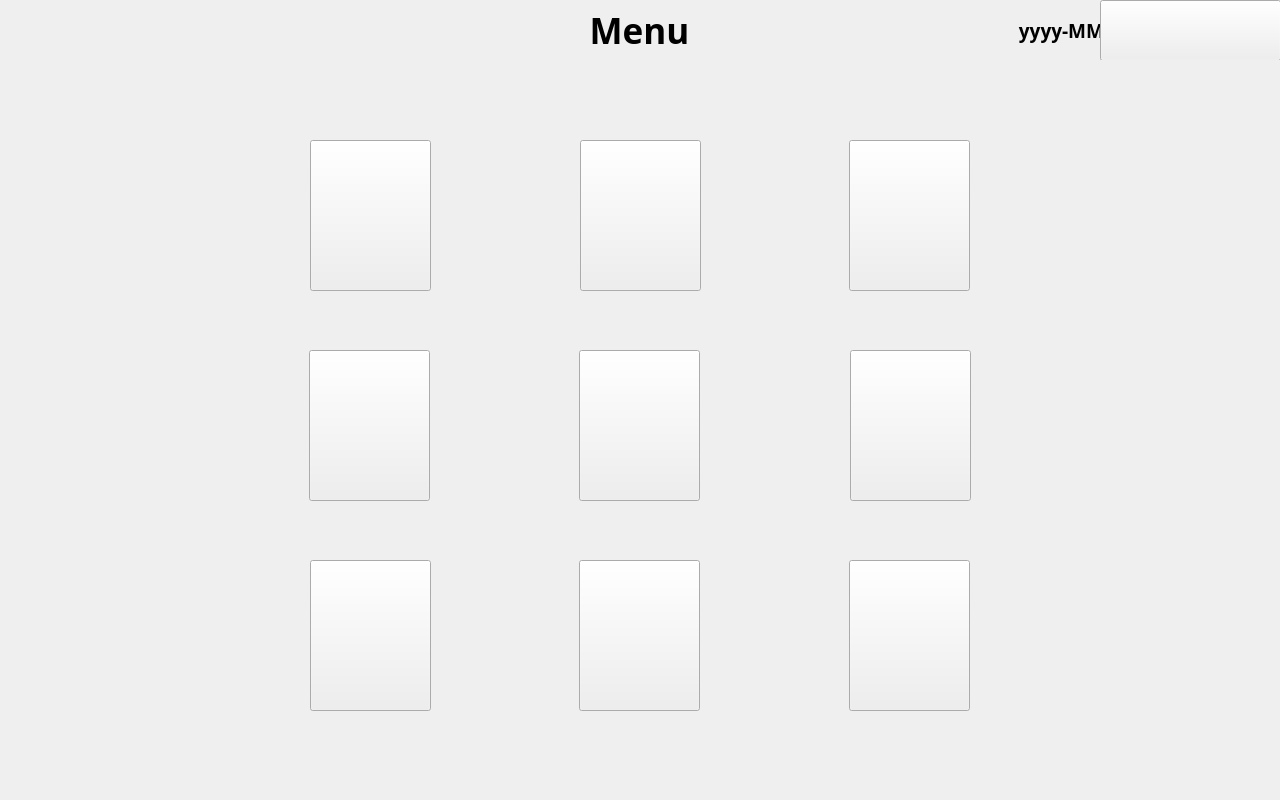
<?xml version="1.0" encoding="UTF-8"?>
<ui version="4.0">
 <class>MainWindow</class>
 <widget class="QMainWindow" name="MainWindow">
  <property name="geometry">
   <rect>
    <x>0</x>
    <y>0</y>
    <width>1280</width>
    <height>800</height>
   </rect>
  </property>
  <property name="windowTitle">
   <string>MainWindow</string>
  </property>
  <widget class="QWidget" name="centralwidget">
   <widget class="QWidget" name="Header" native="true">
    <property name="geometry">
     <rect>
      <x>0</x>
      <y>0</y>
      <width>1280</width>
      <height>60</height>
     </rect>
    </property>
    <widget class="QLabel" name="logo">
     <property name="geometry">
      <rect>
       <x>0</x>
       <y>15</y>
       <width>155</width>
       <height>33</height>
      </rect>
     </property>
     <property name="font">
      <font>
       <pointsize>24</pointsize>
       <weight>75</weight>
       <bold>true</bold>
      </font>
     </property>
     <property name="text">
      <string/>
     </property>
     <property name="alignment">
      <set>Qt::AlignCenter</set>
     </property>
    </widget>
    <widget class="QLabel" name="title">
     <property name="geometry">
      <rect>
       <x>569</x>
       <y>0</y>
       <width>141</width>
       <height>60</height>
      </rect>
     </property>
     <property name="font">
      <font>
       <family>思源黑体</family>
       <pointsize>26</pointsize>
       <weight>75</weight>
       <bold>true</bold>
      </font>
     </property>
     <property name="text">
      <string>Menu</string>
     </property>
     <property name="textFormat">
      <enum>Qt::PlainText</enum>
     </property>
     <property name="alignment">
      <set>Qt::AlignCenter</set>
     </property>
    </widget>
    <widget class="QPushButton" name="login">
     <property name="geometry">
      <rect>
       <x>1100</x>
       <y>0</y>
       <width>181</width>
       <height>61</height>
      </rect>
     </property>
     <property name="text">
      <string/>
     </property>
    </widget>
    <widget class="QLabel" name="current_time">
     <property name="geometry">
      <rect>
       <x>970</x>
       <y>0</y>
       <width>310</width>
       <height>60</height>
      </rect>
     </property>
     <property name="font">
      <font>
       <family>思源黑体</family>
       <pointsize>14</pointsize>
       <weight>75</weight>
       <bold>true</bold>
      </font>
     </property>
     <property name="text">
      <string>yyyy-MM-dd hh:mm:ss</string>
     </property>
     <property name="alignment">
      <set>Qt::AlignCenter</set>
     </property>
    </widget>
    <zorder>current_time</zorder>
    <zorder>logo</zorder>
    <zorder>title</zorder>
    <zorder>login</zorder>
   </widget>
   <widget class="QWidget" name="Main" native="true">
    <property name="geometry">
     <rect>
      <x>0</x>
      <y>60</y>
      <width>1280</width>
      <height>740</height>
     </rect>
    </property>
    <widget class="QWidget" name="index_1" native="true">
     <property name="geometry">
      <rect>
       <x>310</x>
       <y>80</y>
       <width>121</width>
       <height>151</height>
      </rect>
     </property>
     <widget class="QLabel" name="image_1">
      <property name="geometry">
       <rect>
        <x>0</x>
        <y>0</y>
        <width>121</width>
        <height>121</height>
       </rect>
      </property>
      <property name="text">
       <string/>
      </property>
     </widget>
     <widget class="QLabel" name="text_1">
      <property name="geometry">
       <rect>
        <x>0</x>
        <y>120</y>
        <width>121</width>
        <height>31</height>
       </rect>
      </property>
      <property name="font">
       <font>
        <family>思源黑体</family>
        <pointsize>15</pointsize>
        <kerning>true</kerning>
       </font>
      </property>
      <property name="text">
       <string>Monitor</string>
      </property>
      <property name="alignment">
       <set>Qt::AlignCenter</set>
      </property>
      <property name="margin">
       <number>0</number>
      </property>
      <property name="indent">
       <number>-1</number>
      </property>
     </widget>
     <widget class="QPushButton" name="pBtn_1">
      <property name="geometry">
       <rect>
        <x>0</x>
        <y>0</y>
        <width>121</width>
        <height>151</height>
       </rect>
      </property>
      <property name="text">
       <string/>
      </property>
     </widget>
    </widget>
    <widget class="QWidget" name="index_2" native="true">
     <property name="geometry">
      <rect>
       <x>580</x>
       <y>80</y>
       <width>121</width>
       <height>151</height>
      </rect>
     </property>
     <widget class="QLabel" name="image_2">
      <property name="geometry">
       <rect>
        <x>0</x>
        <y>0</y>
        <width>121</width>
        <height>121</height>
       </rect>
      </property>
      <property name="font">
       <font>
        <pointsize>9</pointsize>
       </font>
      </property>
      <property name="text">
       <string/>
      </property>
     </widget>
     <widget class="QLabel" name="text_2">
      <property name="geometry">
       <rect>
        <x>0</x>
        <y>120</y>
        <width>121</width>
        <height>31</height>
       </rect>
      </property>
      <property name="font">
       <font>
        <family>思源黑体</family>
        <pointsize>15</pointsize>
       </font>
      </property>
      <property name="text">
       <string>Pgm Monitor</string>
      </property>
      <property name="alignment">
       <set>Qt::AlignCenter</set>
      </property>
     </widget>
     <widget class="QPushButton" name="pBtn_2">
      <property name="geometry">
       <rect>
        <x>0</x>
        <y>0</y>
        <width>121</width>
        <height>151</height>
       </rect>
      </property>
      <property name="text">
       <string/>
      </property>
     </widget>
    </widget>
    <widget class="QWidget" name="index_3" native="true">
     <property name="geometry">
      <rect>
       <x>849</x>
       <y>80</y>
       <width>121</width>
       <height>151</height>
      </rect>
     </property>
     <widget class="QLabel" name="image_3">
      <property name="geometry">
       <rect>
        <x>0</x>
        <y>0</y>
        <width>121</width>
        <height>121</height>
       </rect>
      </property>
      <property name="text">
       <string/>
      </property>
     </widget>
     <widget class="QLabel" name="text_3">
      <property name="geometry">
       <rect>
        <x>0</x>
        <y>120</y>
        <width>121</width>
        <height>31</height>
       </rect>
      </property>
      <property name="font">
       <font>
        <family>思源黑体</family>
        <pointsize>15</pointsize>
       </font>
      </property>
      <property name="text">
       <string>Recoder</string>
      </property>
      <property name="alignment">
       <set>Qt::AlignCenter</set>
      </property>
     </widget>
     <widget class="QPushButton" name="pBtn_3">
      <property name="geometry">
       <rect>
        <x>0</x>
        <y>0</y>
        <width>121</width>
        <height>151</height>
       </rect>
      </property>
      <property name="text">
       <string/>
      </property>
     </widget>
    </widget>
    <widget class="QWidget" name="index_4" native="true">
     <property name="geometry">
      <rect>
       <x>309</x>
       <y>290</y>
       <width>121</width>
       <height>151</height>
      </rect>
     </property>
     <widget class="QLabel" name="image_4">
      <property name="geometry">
       <rect>
        <x>0</x>
        <y>0</y>
        <width>121</width>
        <height>121</height>
       </rect>
      </property>
      <property name="text">
       <string/>
      </property>
     </widget>
     <widget class="QLabel" name="text_4">
      <property name="geometry">
       <rect>
        <x>0</x>
        <y>120</y>
        <width>121</width>
        <height>31</height>
       </rect>
      </property>
      <property name="font">
       <font>
        <family>思源黑体</family>
        <pointsize>15</pointsize>
       </font>
      </property>
      <property name="text">
       <string>Pgm Edit</string>
      </property>
      <property name="alignment">
       <set>Qt::AlignCenter</set>
      </property>
     </widget>
     <widget class="QPushButton" name="pBtn_4">
      <property name="geometry">
       <rect>
        <x>0</x>
        <y>0</y>
        <width>121</width>
        <height>151</height>
       </rect>
      </property>
      <property name="text">
       <string/>
      </property>
     </widget>
    </widget>
    <widget class="QWidget" name="index_5" native="true">
     <property name="geometry">
      <rect>
       <x>579</x>
       <y>290</y>
       <width>121</width>
       <height>151</height>
      </rect>
     </property>
     <widget class="QLabel" name="image_5">
      <property name="geometry">
       <rect>
        <x>0</x>
        <y>0</y>
        <width>121</width>
        <height>121</height>
       </rect>
      </property>
      <property name="text">
       <string/>
      </property>
     </widget>
     <widget class="QLabel" name="text_5">
      <property name="geometry">
       <rect>
        <x>0</x>
        <y>120</y>
        <width>121</width>
        <height>31</height>
       </rect>
      </property>
      <property name="font">
       <font>
        <family>思源黑体</family>
        <pointsize>15</pointsize>
       </font>
      </property>
      <property name="text">
       <string>Pgm Cycle</string>
      </property>
      <property name="alignment">
       <set>Qt::AlignCenter</set>
      </property>
     </widget>
     <widget class="QPushButton" name="pBtn_5">
      <property name="geometry">
       <rect>
        <x>0</x>
        <y>0</y>
        <width>121</width>
        <height>151</height>
       </rect>
      </property>
      <property name="text">
       <string/>
      </property>
     </widget>
    </widget>
    <widget class="QWidget" name="index_6" native="true">
     <property name="geometry">
      <rect>
       <x>850</x>
       <y>290</y>
       <width>121</width>
       <height>151</height>
      </rect>
     </property>
     <widget class="QLabel" name="image_6">
      <property name="geometry">
       <rect>
        <x>0</x>
        <y>0</y>
        <width>121</width>
        <height>121</height>
       </rect>
      </property>
      <property name="text">
       <string/>
      </property>
     </widget>
     <widget class="QLabel" name="text_6">
      <property name="geometry">
       <rect>
        <x>0</x>
        <y>120</y>
        <width>121</width>
        <height>31</height>
       </rect>
      </property>
      <property name="font">
       <font>
        <family>思源黑体</family>
        <pointsize>15</pointsize>
       </font>
      </property>
      <property name="text">
       <string>One Point</string>
      </property>
      <property name="alignment">
       <set>Qt::AlignCenter</set>
      </property>
     </widget>
     <widget class="QPushButton" name="pBtn_6">
      <property name="geometry">
       <rect>
        <x>0</x>
        <y>0</y>
        <width>121</width>
        <height>151</height>
       </rect>
      </property>
      <property name="text">
       <string/>
      </property>
     </widget>
    </widget>
    <widget class="QWidget" name="index_7" native="true">
     <property name="geometry">
      <rect>
       <x>310</x>
       <y>500</y>
       <width>121</width>
       <height>151</height>
      </rect>
     </property>
     <widget class="QLabel" name="image_7">
      <property name="geometry">
       <rect>
        <x>0</x>
        <y>0</y>
        <width>121</width>
        <height>121</height>
       </rect>
      </property>
      <property name="text">
       <string/>
      </property>
     </widget>
     <widget class="QLabel" name="text_7">
      <property name="geometry">
       <rect>
        <x>0</x>
        <y>120</y>
        <width>121</width>
        <height>31</height>
       </rect>
      </property>
      <property name="font">
       <font>
        <family>思源黑体</family>
        <pointsize>15</pointsize>
       </font>
      </property>
      <property name="text">
       <string>Param Set</string>
      </property>
      <property name="alignment">
       <set>Qt::AlignCenter</set>
      </property>
     </widget>
     <widget class="QPushButton" name="pBtn_7">
      <property name="geometry">
       <rect>
        <x>0</x>
        <y>0</y>
        <width>121</width>
        <height>151</height>
       </rect>
      </property>
      <property name="text">
       <string/>
      </property>
     </widget>
    </widget>
    <widget class="QWidget" name="index_8" native="true">
     <property name="geometry">
      <rect>
       <x>579</x>
       <y>500</y>
       <width>121</width>
       <height>151</height>
      </rect>
     </property>
     <widget class="QLabel" name="image_8">
      <property name="geometry">
       <rect>
        <x>0</x>
        <y>0</y>
        <width>121</width>
        <height>121</height>
       </rect>
      </property>
      <property name="text">
       <string/>
      </property>
     </widget>
     <widget class="QLabel" name="text_8">
      <property name="geometry">
       <rect>
        <x>0</x>
        <y>120</y>
        <width>121</width>
        <height>31</height>
       </rect>
      </property>
      <property name="font">
       <font>
        <family>思源黑体</family>
        <pointsize>15</pointsize>
       </font>
      </property>
      <property name="text">
       <string>Sick Record</string>
      </property>
      <property name="alignment">
       <set>Qt::AlignCenter</set>
      </property>
     </widget>
     <widget class="QPushButton" name="pBtn_8">
      <property name="geometry">
       <rect>
        <x>0</x>
        <y>0</y>
        <width>121</width>
        <height>151</height>
       </rect>
      </property>
      <property name="text">
       <string/>
      </property>
     </widget>
    </widget>
    <widget class="QWidget" name="index_9" native="true">
     <property name="geometry">
      <rect>
       <x>849</x>
       <y>500</y>
       <width>121</width>
       <height>151</height>
      </rect>
     </property>
     <widget class="QLabel" name="image_9">
      <property name="geometry">
       <rect>
        <x>0</x>
        <y>0</y>
        <width>121</width>
        <height>121</height>
       </rect>
      </property>
      <property name="text">
       <string/>
      </property>
     </widget>
     <widget class="QLabel" name="text_9">
      <property name="geometry">
       <rect>
        <x>0</x>
        <y>120</y>
        <width>121</width>
        <height>31</height>
       </rect>
      </property>
      <property name="font">
       <font>
        <family>思源黑体</family>
        <pointsize>15</pointsize>
       </font>
      </property>
      <property name="text">
       <string>Help</string>
      </property>
      <property name="alignment">
       <set>Qt::AlignCenter</set>
      </property>
     </widget>
     <widget class="QPushButton" name="pBtn_9">
      <property name="geometry">
       <rect>
        <x>0</x>
        <y>0</y>
        <width>121</width>
        <height>151</height>
       </rect>
      </property>
      <property name="text">
       <string/>
      </property>
     </widget>
    </widget>
    <zorder>index_1</zorder>
    <zorder>index_2</zorder>
    <zorder>index_3</zorder>
    <zorder>index_4</zorder>
    <zorder>index_5</zorder>
    <zorder>index_6</zorder>
    <zorder>index_7</zorder>
    <zorder>index_8</zorder>
    <zorder>index_9</zorder>
    <zorder>pBtn_2</zorder>
   </widget>
   <zorder>Main</zorder>
   <zorder>Header</zorder>
  </widget>
 </widget>
 <resources/>
 <connections/>
</ui>
